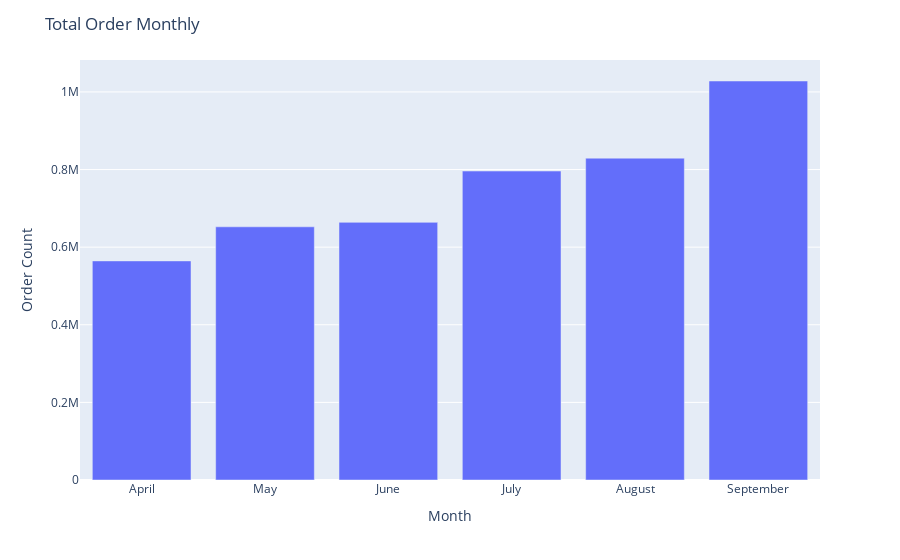

Notebook source saved alongside this figure:
### Code cell
totalHours = df.groupby('month_name')['hour'].count().sort_values(ascending=True)
fig = px.bar(x = totalHours.index, y = totalHours.values)

fig.update_layout(
    title="Total Order Monthly",
    xaxis_title="Month",
    yaxis_title="Order Count"
)

### Figure 1 — Plotly figure (JSON) as saved in the notebook; plotly's stock layout.template omitted (floating-point values rounded to 4 significant figures)
{"data": [{"hovertemplate": "x=%{x}<br>y=%{y}<extra></extra>", "legendgroup": "", "marker": {"color": "#636efa", "pattern": {"shape": ""}}, "name": "", "orientation": "v", "showlegend": false, "textposition": "auto", "type": "bar", "x": ["April", "May", "June", "July", "August", "September"], "xaxis": "x", "y": [564516, 652435, 663844, 796121, 829275, 1028136], "yaxis": "y"}], "layout": {"barmode": "relative", "legend": {"tracegroupgap": 0}, "margin": {"t": 60}, "title": {"text": "Total Order Monthly"}, "xaxis": {"anchor": "y", "domain": [0, 1], "title": {"text": "Month"}}, "yaxis": {"anchor": "x", "domain": [0, 1], "title": {"text": "Order Count"}}}}
